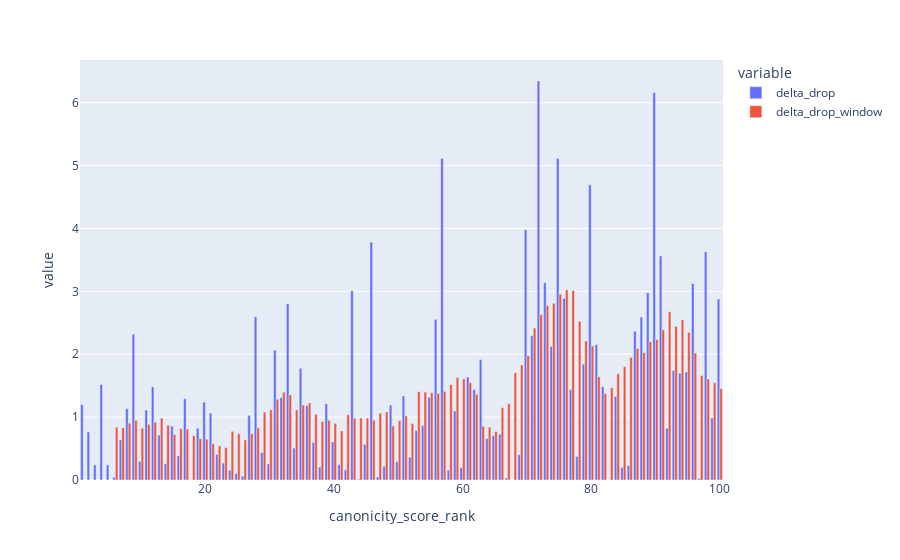

Notebook code for this chart:
### Code cell
px.bar(
    authors_ranked.head(100),
    x = 'canonicity_score_rank',
    y = ['delta_drop', 'delta_drop_window'],
    barmode='group',
    hover_name='GND_name'
)

### Figure 1 — Plotly figure (JSON) as saved in the notebook; plotly's stock layout.template omitted (floating-point values rounded to 4 significant figures)
{"data": [{"alignmentgroup": "True", "hovertemplate": "<b>%{hovertext}</b><br><br>variable=delta_drop<br>canonicity_score_rank=%{x}<br>value=%{y}<extra></extra>", "hovertext": ["Goethe, Johann Wolfgang von", "Schiller, Friedrich", "Kleist, Heinrich von", "Brecht, Bertolt", "Mann, Thomas", "Kafka, Franz", "Lessing, Gotthold Ephraim", "Hoffmann, E. T. A.", "Heine, Heinrich", "Hofmannsthal, Hugo von", "Fontane, Theodor", "Hölderlin, Friedrich", "Rilke, Rainer Maria", "Grass, Günter", "Büchner, Georg", "Stifter, Adalbert", "Hauptmann, Gerhart", "Handke, Peter", "Tieck, Ludwig", "Eichendorff, Joseph von", "Nietzsche, Friedrich", "Jean Paul", "Bachmann, Ingeborg", "Gryphius, Andreas", "Musil, Robert", "Döblin, Alfred", "Schnitzler, Arthur", "Wieland, Christoph Martin", "Benn, Gottfried", "Wolf, Christa", "Herder, Johann Gottfried von", "Keller, Gottfried", "Grillparzer, Franz", "Storm, Theodor", "Moritz, Karl Philipp", "Jelinek, Elfriede", "Mörike, Eduard", "Novalis", "Brentano, Clemens", "Mann, Heinrich", "Zweig, Stefan", "Schlegel, Friedrich von", "Bernhard, Thomas", "Hebbel, Friedrich", "Böll, Heinrich", "Raabe, Wilhelm", "Johnson, Uwe", "Seghers, Anna", "Grimmelshausen, Hans Jakob Christoffel von", "Schmidt, Arno", "Frisch, Max", "Lenz, Jakob Michael Reinhold", "Wedekind, Frank", "Weiss, Peter", "Kraus, Karl", "Roth, Joseph", "Müller, Heiner", "Celan, Paul", "Meyer, Conrad Ferdinand", "Jünger, Ernst", "Droste-Hülshoff, Annette von", "Opitz, Martin", "Lasker-Schüler, Else", "Klopstock, Friedrich Gottlieb", "Nestroy, Johann", "Gottsched, Johann Christoph", "Dürrenmatt, Friedrich", "George, Stefan", "Hesse, Hermann", "Lohenstein, Daniel Casper von", "Strauß, Botho", "Walser, Robert", "Müller, Herta", "Horváth, Ödön von", "Arnim, Achim von", "Holz, Arno", "La Roche, Sophie von", "Kästner, Erich", "Trakl, Georg", "Tucholsky, Kurt", "Jandl, Ernst", "Chamisso, Adelbert von", "Koeppen, Wolfgang", "Enzensberger, Hans Magnus", "Gellert, Christian Fürchtegott", "Grimm, Jacob", "Remarque, Erich Maria", "Toller, Ernst", "Mann, Klaus", "Walser, Martin", "Arnim, Bettina von", "Gotthelf, Jeremias", "May, Karl", "Fleißer, Marieluise", "Aichinger, Ilse", "Grimm, Wilhelm", "Kracht, Christian", "Werfel, Franz", "Kracauer, Siegfried", "Doderer, Heimito von"], "legendgroup": "delta_drop", "marker": {"color": "#636efa", "pattern": {"shape": ""}}, "name": "delta_drop", "offsetgroup": "delta_drop", "orientation": "v", "showlegend": true, "textposition": "auto", "type": "bar", "x": [1, 2, 3, 4, 5, 6, 7, 8, 9, 10, 11, 12, 13, 14, 15, 16, 17, 18, 19, 20, 21, 22, 23, 24, 25, 26, 27, 28, 29, 30, 31, 32, 33, 34, 35, 36, 37, 38, 39, 40, 41, 42, 43, 44, 45, 46, 47, 48, 49, 50, 51, 52, 53, 54, 55, 56, 57, 58, 59, 60, 61, 62, 63, 64, 65, 66, 67, 68, 69, 70, 71, 72, 73, 74, 75, 76, 77, 78, 79, 80, 81, 82, 83, 84, 85, 86, 87, 88, 89, 90, 91, 92, 93, 94, 95, 96, 97, 98, 99, 100], "xaxis": "x", "y": [1.201, 0.7629, 0.2396, 1.518, 0.2397, 0.04225, 0.64, 1.133, 2.32, 0.2966, 1.111, 1.481, 0.7135, 0.2587, 0.8555, 0.383, 1.291, 0.006125, 0.8238, 1.238, 1.063, 0.4074, 0.2694, 0.1546, 0.104, 0.05993, 1.028, 2.595, 0.4367, 0.2556, 2.065, 1.313, 2.8, 0.5073, 1.776, 1.182, 0.5989, 0.2051, 1.212, 0.6046, 0.2435, 0.1611, 3.007, 0.0122, 0.5672, 3.782, 0.04741, 0.2189, 1.192, 0.2914, 1.336, 0.3622, 0.7861, 0.8641, 1.314, 2.555, 5.117, 0.1565, 1.096, 0.1947, 1.636, 1.437, 1.915, 0.6611, 0.7059, 0.7288, 0.0314, 0.0007352, 0.4012, 3.982, 2.294, 6.344, 3.138, 2.123, 5.112, 2.887, 1.438, 0.3737, 1.842, 4.693, 2.152, 1.483, 0.001759, 1.328, 0.2, 0.2313, 2.365, 2.591, 2.977, 6.162, 3.563, 0.823, 1.741, 1.698, 1.717, 3.125, 0.02317, 3.629, 0.9862, 2.877], "yaxis": "y"}, {"alignmentgroup": "True", "hovertemplate": "<b>%{hovertext}</b><br><br>variable=delta_drop_window<br>canonicity_score_rank=%{x}<br>value=%{y}<extra></extra>", "hovertext": ["Goethe, Johann Wolfgang von", "Schiller, Friedrich", "Kleist, Heinrich von", "Brecht, Bertolt", "Mann, Thomas", "Kafka, Franz", "Lessing, Gotthold Ephraim", "Hoffmann, E. T. A.", "Heine, Heinrich", "Hofmannsthal, Hugo von", "Fontane, Theodor", "Hölderlin, Friedrich", "Rilke, Rainer Maria", "Grass, Günter", "Büchner, Georg", "Stifter, Adalbert", "Hauptmann, Gerhart", "Handke, Peter", "Tieck, Ludwig", "Eichendorff, Joseph von", "Nietzsche, Friedrich", "Jean Paul", "Bachmann, Ingeborg", "Gryphius, Andreas", "Musil, Robert", "Döblin, Alfred", "Schnitzler, Arthur", "Wieland, Christoph Martin", "Benn, Gottfried", "Wolf, Christa", "Herder, Johann Gottfried von", "Keller, Gottfried", "Grillparzer, Franz", "Storm, Theodor", "Moritz, Karl Philipp", "Jelinek, Elfriede", "Mörike, Eduard", "Novalis", "Brentano, Clemens", "Mann, Heinrich", "Zweig, Stefan", "Schlegel, Friedrich von", "Bernhard, Thomas", "Hebbel, Friedrich", "Böll, Heinrich", "Raabe, Wilhelm", "Johnson, Uwe", "Seghers, Anna", "Grimmelshausen, Hans Jakob Christoffel von", "Schmidt, Arno", "Frisch, Max", "Lenz, Jakob Michael Reinhold", "Wedekind, Frank", "Weiss, Peter", "Kraus, Karl", "Roth, Joseph", "Müller, Heiner", "Celan, Paul", "Meyer, Conrad Ferdinand", "Jünger, Ernst", "Droste-Hülshoff, Annette von", "Opitz, Martin", "Lasker-Schüler, Else", "Klopstock, Friedrich Gottlieb", "Nestroy, Johann", "Gottsched, Johann Christoph", "Dürrenmatt, Friedrich", "George, Stefan", "Hesse, Hermann", "Lohenstein, Daniel Casper von", "Strauß, Botho", "Walser, Robert", "Müller, Herta", "Horváth, Ödön von", "Arnim, Achim von", "Holz, Arno", "La Roche, Sophie von", "Kästner, Erich", "Trakl, Georg", "Tucholsky, Kurt", "Jandl, Ernst", "Chamisso, Adelbert von", "Koeppen, Wolfgang", "Enzensberger, Hans Magnus", "Gellert, Christian Fürchtegott", "Grimm, Jacob", "Remarque, Erich Maria", "Toller, Ernst", "Mann, Klaus", "Walser, Martin", "Arnim, Bettina von", "Gotthelf, Jeremias", "May, Karl", "Fleißer, Marieluise", "Aichinger, Ilse", "Grimm, Wilhelm", "Kracht, Christian", "Werfel, Franz", "Kracauer, Siegfried", "Doderer, Heimito von"], "legendgroup": "delta_drop_window", "marker": {"color": "#EF553B", "pattern": {"shape": ""}}, "name": "delta_drop_window", "offsetgroup": "delta_drop_window", "orientation": "v", "showlegend": true, "textposition": "auto", "type": "bar", "x": [1, 2, 3, 4, 5, 6, 7, 8, 9, 10, 11, 12, 13, 14, 15, 16, 17, 18, 19, 20, 21, 22, 23, 24, 25, 26, 27, 28, 29, 30, 31, 32, 33, 34, 35, 36, 37, 38, 39, 40, 41, 42, 43, 44, 45, 46, 47, 48, 49, 50, 51, 52, 53, 54, 55, 56, 57, 58, 59, 60, 61, 62, 63, 64, 65, 66, 67, 68, 69, 70, 71, 72, 73, 74, 75, 76, 77, 78, 79, 80, 81, 82, 83, 84, 85, 86, 87, 88, 89, 90, 91, 92, 93, 94, 95, 96, 97, 98, 99, 100], "xaxis": "x", "y": [null, null, null, null, null, 0.8393, 0.8304, 0.9022, 0.9496, 0.8236, 0.8852, 0.9193, 0.9844, 0.8717, 0.7221, 0.8162, 0.8114, 0.704, 0.6596, 0.6492, 0.574, 0.5417, 0.5154, 0.7744, 0.7357, 0.6374, 0.7377, 0.8282, 1.081, 1.117, 1.284, 1.396, 1.353, 1.114, 1.191, 1.226, 1.044, 0.929, 0.9497, 0.9002, 0.7793, 1.039, 0.9842, 0.9856, 0.9836, 0.9523, 1.062, 1.082, 0.8596, 0.9447, 1.019, 0.8967, 1.404, 1.397, 1.388, 1.378, 1.408, 1.516, 1.629, 1.608, 1.547, 1.365, 0.8563, 0.8407, 0.7712, 1.15, 1.216, 1.707, 1.829, 1.975, 2.416, 2.631, 2.772, 2.809, 2.953, 3.025, 3.01, 2.524, 2.211, 2.131, 1.64, 1.374, 1.467, 1.689, 1.802, 1.949, 2.09, 2.024, 2.198, 2.235, 2.387, 2.676, 2.442, 2.546, 2.347, 2.018, 1.662, 1.606, 1.546, 1.454], "yaxis": "y"}], "layout": {"barmode": "group", "legend": {"title": {"text": "variable"}, "tracegroupgap": 0}, "margin": {"t": 60}, "xaxis": {"anchor": "y", "domain": [0, 1], "title": {"text": "canonicity_score_rank"}}, "yaxis": {"anchor": "x", "domain": [0, 1], "title": {"text": "value"}}}}
